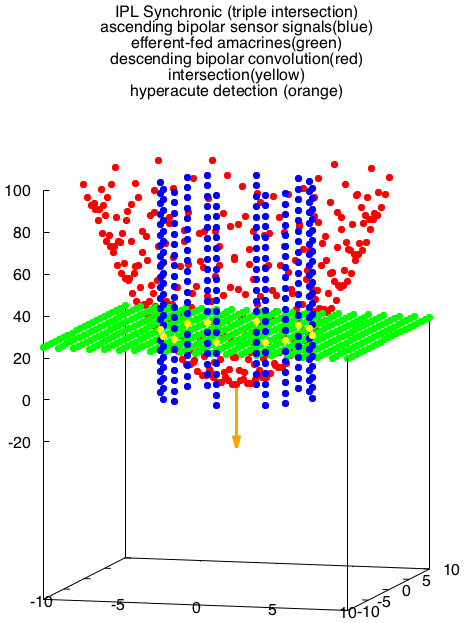

The gnuplot source for this figure:
#!/usr/bin/env gnuplot

limit=10.0
inflection=5.0
delta=0.1
dz=limit/2
delta=1e-3

set xrange[-limit:+limit]
set yrange[-limit:+limit]
set zrange[-limit*3:limit**2]
set view 84,15
set term pngcairo size 600,800 enhanced crop

approx(a,b)          = (abs(a-b)<=delta)
radius(x,y)          = sqrt(x**2+y**2)
plane(x,y,z)         = z
paraboloid(r)        = (r<10                  ? r**2    : 1/0)
cylinder(x,y,z,r) = (approx(radius(x,y),r) ? z+limit**2: 1/0)
circle(x,y,z,r)      = (approx(radius(x,y),r) ? z       : 1/0)
circlefit(x,y,r)     = (approx(radius(x,y),r) ? r**2    : 1/0)

radius(x,y)=sqrt(x*x+y*y)
u(a,x0,y0,x,y)=radius(x-x0,y-y0)*pi/a
wave(i0,a,x0,y0,x,y)=sqrt(abs(i0))*2*besj1(u(a,x0,y0,x,y))/u(a,x0,y0,x,y)
Airy(i0,a,x0,y0,x,y)=wave(i0,a,x0,y0,x,y)**2
diff1(i0,a,x0,y0,x,y,delta)=1e3*\
  (Airy(i0,a,x0      ,y0      ,x,y)-\
  (Airy(i0,a,x0+delta,y0      ,x,y)+\
   Airy(i0,a,x0      ,y0+delta,x,y)+\
   Airy(i0,a,x0-delta,y0      ,x,y)+\
   Airy(i0,a,x0,      y0-delta,x,y))/4)
decay(i0,a,x0,y0,x,y)=tanh(-1e1*Airy(i0,a,x0,y0,x,y))
diff2(i0,a,x0,y0,x,y,delta)=1e5*tanh(1e2*\
  (decay(i0,a,x0      ,y0      ,x,y)-\
  (decay(i0,a,x0+delta,y0      ,x,y)+\
   decay(i0,a,x0      ,y0+delta,x,y)+\
   decay(i0,a,x0-delta,y0      ,x,y)+\
   decay(i0,a,x0,      y0-delta,x,y))/4))
signal(i0,a,x0,y0,x,y)=diff2(i0,a,x0,y0,x,y,delta)>30 ? 0 : 1/0

set isosamples 51

set nokey
set title  "\
Point source Airy pattern\n\
on photoreceptors(magenta)"
set output "Airy.png"
splot \
    -20+Airy(100,5,0,0,x,y) with lines lt rgb "magenta"

set nokey
set title  "\
Airy differences\n\
(red)"
set output "Differences.png"
splot \
    diff1(100,5,0,0,x,y,delta) with lines lt rgb "red"

set nokey
set title  "\
Airy signal\n\
(cyan)"
set output "Signal.png"
splot \
    signal(100,5,0,0,x,y) with lines lt rgb "cyan"

set nokey
set title  "\
Airy decay\n\
(cyan)"
set output "Decay.png"
splot \
    diff2(100,5,0,0,x,y,delta) with lines lt rgb "cyan"

set samples 21
set isosamples 21

set nokey
set title  "\
IPL Plane\n\
efferent-fed amacrines(green)"
set output "Plane.png"
splot \
    plane(x,y,inflection**2) with points  pt 7 ps 1 lt rgb "green"

set nokey
set title  "\
IPL Cylinder\n\
ascending bipolar sensor signals(blue)"
set output "Cylinder.png"
splot \
    for [z=0:limit**2:dz]                                 \
        -80+cylinder(x,y,z-inflection**2,inflection) \
        with points pt 7 ps 1 lt rgb "blue"

#set pm3d
set nokey
set title  "\
IPL Paraboloid\n\
descending bipolar convolution(red)"
set output "Paraboloid.png"
splot \
    paraboloid(radius(x,y)) with points pt 7 ps 1 lt rgb "red"

set arrow 1 from 0,0,0 to 0,0,-limit*3 lw 3 lt rgb "orange"
set nokey
set title  "\
IPL Synchronic (triple intersection)\n\
ascending bipolar sensor signals(blue)\n\
efferent-fed amacrines(green)\n\
descending bipolar convolution(red)\n\
intersection(yellow)\n\
hyperacute detection (orange)"
set output "Synchronic.png"
splot \
    paraboloid(radius(x,y))       with points lc rgb "red" pt 7 ps 1, \
    plane(x,y,inflection**2)      with points lc rgb "green" pt 7 ps 1, \
    for [z=0:limit**2:dz]                                 \
        -80+cylinder(x,y,z-inflection**2,inflection)      \
        with points pt 7 ps 1 lt rgb "blue",              \
    circlefit(x,y,inflection)     with points lc rgb "yellow" pt 7 ps 1
